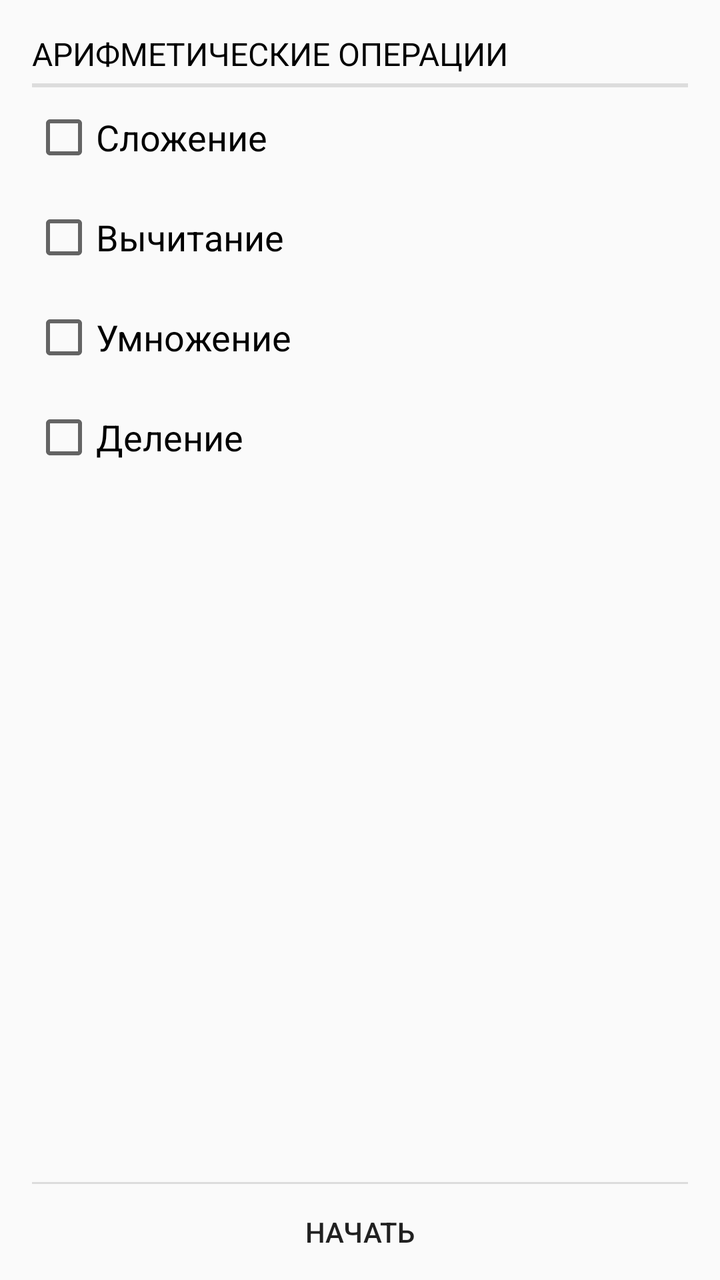
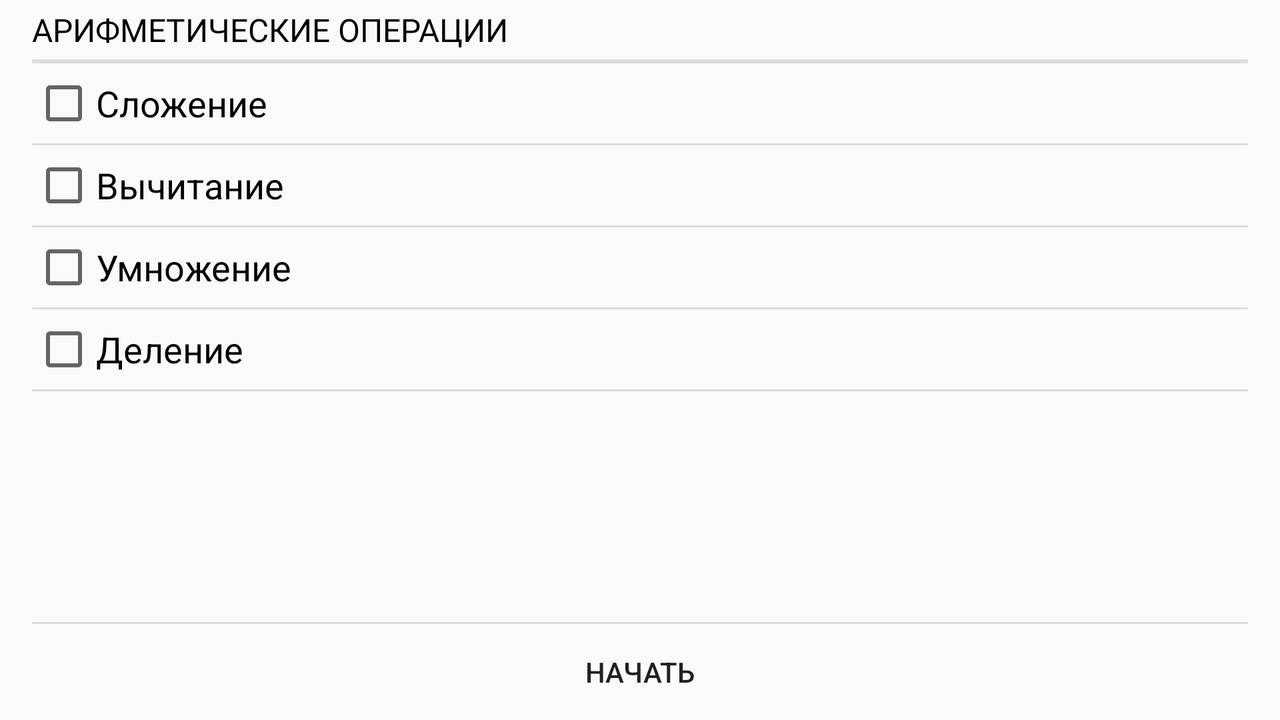

One screen, two layout resources from the same app: the default and the repository's alternative for another configuration. Each is rendered where Android would select it; the XML of both is given below.
<!-- AndroidManifest.xml: activity theme AppTheme.NoActionBar -->
<!-- res/layout/activity_choice.xml -->
<LinearLayout xmlns:android="http://schemas.android.com/apk/res/android"
    xmlns:tools="http://schemas.android.com/tools"
    android:layout_width="match_parent"
    android:layout_height="match_parent"
    android:orientation="vertical"
    android:paddingLeft="@dimen/activity_horizontal_margin"
    android:paddingRight="@dimen/activity_horizontal_margin"
    android:paddingTop="@dimen/activity_vertical_margin"
    tools:context="com.mogsev.myapplication.activity.ChoiceActivity">

    <TextView
        android:id="@+id/textView5"
        android:layout_width="wrap_content"
        android:layout_height="wrap_content"
        android:layout_marginBottom="4dp"
        android:text="@string/choice_operation"
        android:textColor="@android:color/primary_text_light"
        android:textSize="16sp" />

    <View
        android:layout_width="match_parent"
        android:layout_height="2dip"
        android:background="?android:attr/dividerHorizontal" />

    <CheckBox
        android:id="@+id/checkBoxSum"
        android:layout_width="match_parent"
        android:layout_height="42dp"
        android:layout_marginBottom="4dp"
        android:layout_marginTop="4dp"
        android:singleLine="false"
        android:text="@string/title_sum"
        android:textSize="18sp"
        android:checked="false" />

    <CheckBox
        android:id="@+id/checkBoxSubtraction"
        android:layout_width="match_parent"
        android:layout_height="42dp"
        android:layout_marginBottom="4dp"
        android:layout_marginTop="4dp"
        android:text="@string/title_subtraction"
        android:textSize="18sp" />

    <CheckBox
        android:id="@+id/checkBoxMultiplication"
        android:layout_width="match_parent"
        android:layout_height="42dp"
        android:layout_marginBottom="4dp"
        android:layout_marginTop="4dp"
        android:text="@string/title_multiplication"
        android:textSize="18sp" />

    <CheckBox
        android:id="@+id/checkBoxDivision"
        android:layout_width="match_parent"
        android:layout_height="42dp"
        android:layout_marginBottom="4dp"
        android:layout_marginTop="4dp"
        android:text="@string/title_division"
        android:textSize="18sp" />

    <RelativeLayout xmlns:android="http://schemas.android.com/apk/res/android"
        android:layout_width="match_parent"
        android:layout_height="match_parent"
        android:layout_alignParentBottom="true">

        <View
            android:layout_width="match_parent"
            android:layout_height="1dip"
            android:background="?android:attr/dividerVertical"
            android:layout_above="@+id/btn_begin_multi"
            android:layout_centerHorizontal="true" />

        <Button
            android:id="@+id/btn_begin_multi"
            android:layout_width="match_parent"
            android:layout_height="wrap_content"
            android:layout_alignParentBottom="true"
            android:background="?android:attr/selectableItemBackground"
            android:onClick="startActivity"
            android:text="@string/action_begin" />
    </RelativeLayout>

</LinearLayout>
<!-- resources referenced by this layout -->
<resources>
  <dimen name="activity_horizontal_margin">16dp</dimen>
  <dimen name="activity_vertical_margin">16dp</dimen>
  <string name="action_begin">Начать</string>
  <string name="choice_operation">АРИФМЕТИЧЕСКИЕ ОПЕРАЦИИ</string>
  <string name="title_division">Деление</string>
  <string name="title_multiplication">Умножение</string>
  <string name="title_subtraction">Вычитание</string>
  <string name="title_sum">Сложение</string>
  <style name="AppTheme.NoActionBar" parent="Theme.AppCompat.Light.NoActionBar">
          <item name="android:background">@color/gray_50</item>
  
      </style>
  <color name="gray_50">#FAFAFA</color>
</resources>
<!-- res/layout-land/activity_choice.xml (the repository's variant of the layout above) -->
<!-- drawn on the phone turned sideways -->
<LinearLayout xmlns:android="http://schemas.android.com/apk/res/android"
    xmlns:tools="http://schemas.android.com/tools"
    android:layout_width="match_parent"
    android:layout_height="match_parent"
    android:orientation="vertical"
    android:paddingLeft="@dimen/activity_horizontal_margin"
    android:paddingRight="@dimen/activity_horizontal_margin"
    android:paddingTop="@dimen/activity_vertical_margin_land"
    tools:context="com.mogsev.myapplication.activity.ChoiceActivity">

    <TextView
        android:id="@+id/textView5"
        android:layout_width="wrap_content"
        android:layout_height="wrap_content"
        android:layout_marginBottom="4dp"
        android:text="@string/choice_operation"
        android:textColor="@android:color/primary_text_light"
        android:textSize="16sp" />

    <View
        android:layout_width="match_parent"
        android:layout_height="2dip"
        android:background="?android:attr/dividerHorizontal" />

    <CheckBox
        android:id="@+id/checkBoxSum"
        android:layout_width="match_parent"
        android:layout_height="wrap_content"
        android:layout_marginBottom="4dp"
        android:layout_marginTop="4dp"
        android:text="@string/title_sum"
        android:textSize="18sp"
        android:checked="false" />

    <View
        android:layout_width="match_parent"
        android:layout_height="1dip"
        android:background="?android:attr/dividerHorizontal" />

    <CheckBox
        android:id="@+id/checkBoxSubtraction"
        android:layout_width="match_parent"
        android:layout_height="wrap_content"
        android:layout_marginBottom="4dp"
        android:layout_marginTop="4dp"
        android:text="@string/title_subtraction"
        android:textSize="18sp" />

    <View
        android:layout_width="match_parent"
        android:layout_height="1dip"
        android:background="?android:attr/dividerHorizontal" />

    <CheckBox
        android:id="@+id/checkBoxMultiplication"
        android:layout_width="match_parent"
        android:layout_height="wrap_content"
        android:layout_marginBottom="4dp"
        android:layout_marginTop="4dp"
        android:text="@string/title_multiplication"
        android:textSize="18sp" />

    <View
        android:layout_width="match_parent"
        android:layout_height="1dip"
        android:background="?android:attr/dividerHorizontal" />

    <CheckBox
        android:id="@+id/checkBoxDivision"
        android:layout_width="match_parent"
        android:layout_height="wrap_content"
        android:layout_marginBottom="4dp"
        android:layout_marginTop="4dp"
        android:text="@string/title_division"
        android:textSize="18sp" />

    <View
        android:layout_width="match_parent"
        android:layout_height="1dip"
        android:background="?android:attr/dividerHorizontal" />

    <RelativeLayout xmlns:android="http://schemas.android.com/apk/res/android"
        android:layout_width="match_parent"
        android:layout_height="match_parent"
        android:layout_alignParentBottom="true">

        <View
            android:layout_width="match_parent"
            android:layout_height="1dip"
            android:background="?android:attr/dividerVertical"
            android:layout_above="@+id/btn_begin_multi"
            android:layout_centerHorizontal="true" />

        <Button
            android:id="@+id/btn_begin_multi"
            android:layout_width="match_parent"
            android:layout_height="wrap_content"
            android:layout_alignParentBottom="true"
            android:background="?android:attr/selectableItemBackground"
            android:onClick="startActivity"
            android:text="@string/action_begin" />
    </RelativeLayout>

</LinearLayout>
<!-- resources referenced by the variant -->
<!-- as the phone turned sideways resolves them -->
<resources>
  <dimen name="activity_horizontal_margin">16dp</dimen>
  <dimen name="activity_vertical_margin_land">4dp</dimen>
  <string name="action_begin">Начать</string>
  <string name="choice_operation">АРИФМЕТИЧЕСКИЕ ОПЕРАЦИИ</string>
  <string name="title_division">Деление</string>
  <string name="title_multiplication">Умножение</string>
  <string name="title_subtraction">Вычитание</string>
  <string name="title_sum">Сложение</string>
  <style name="AppTheme.NoActionBar" parent="Theme.AppCompat.Light.NoActionBar">
          <item name="android:background">@color/gray_50</item>
  
      </style>
  <color name="gray_50">#FAFAFA</color>
</resources>
